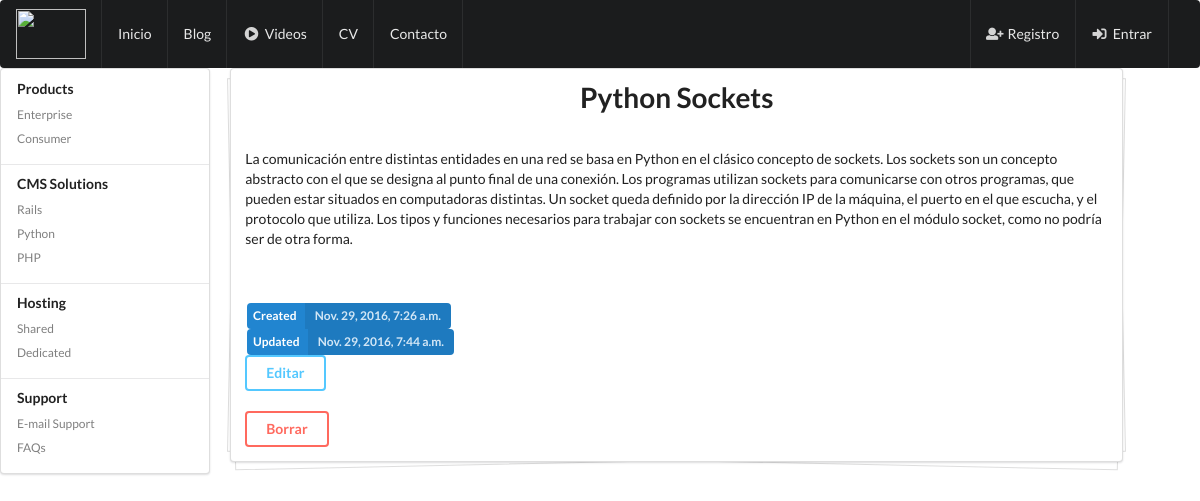
Before: /posts/50/ with the older database file.
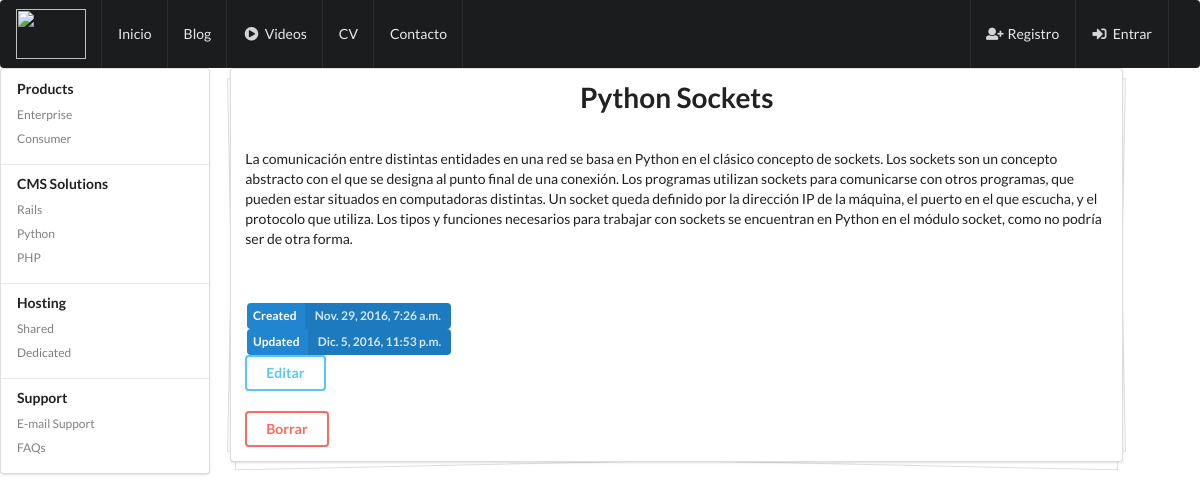
After: the same page with the newer database file.
### blog/models.py (models this page shows, shortened)
class Post(models.Model):
	title = models.CharField(max_length=120)
	content = models.TextField()
	updated = models.DateTimeField(auto_now=True, auto_now_add=False)
	timestamp = models.DateTimeField(auto_now=False, auto_now_add=True)
	def get_absolute_url(self):
		return reverse('posts:detail', kwargs={'id': self.id})

### blog/views.py (the view)
# urls.py: url(r'^(?P<id>\d+)/$', post_detail, name="detail"),
def post_detail(request, id=None):
	context = {}
	if id:
		post = get_object_or_404(Post, id=id)
		context['post'] = post
	else:
		context['post'] = ""
	context['title'] = post.title[:50]
	return render(request, "post_detail.html", context)

### templates/post_detail.html (shortened to what this page needs)
{% extends "base.html" %}
{% block content %}
	<div class="ui piled segment">
	  	<h1 class="ui header centered">{{ post.title }}</h1>
	  	<br>
	  	<p>{{ post.content}}</p>
		<br>
		<br>
		<a class="ui blue image label">
  			Created
  		<div class="detail">{{ post.timestamp }}</div>
		</a>
		<br>
		<a class="ui blue image label">
  			Updated
  		<div class="detail">{{ post.updated }}</div>
		</a>
		<br>
		<a href='{{ post.get_absolute_url|add:"edit" }}'><button class="ui inverted blue button">Editar</button></a>
		<br>
		<br>
		<a href="{{ post.get_absolute_url|add:'delete' }}"><a href='{{ post.get_absolute_url|add:"delete" }}'><button class="ui inverted red button">Borrar</button></a></a>
	  	</div>
	</div>
{% endblock %}

Changed rows visible on the page:
changed Post "Python Sockets": updated "Nov. 29, 2016, 7:44 a.m." → "Dic. 5, 2016, 11:53 p.m."
